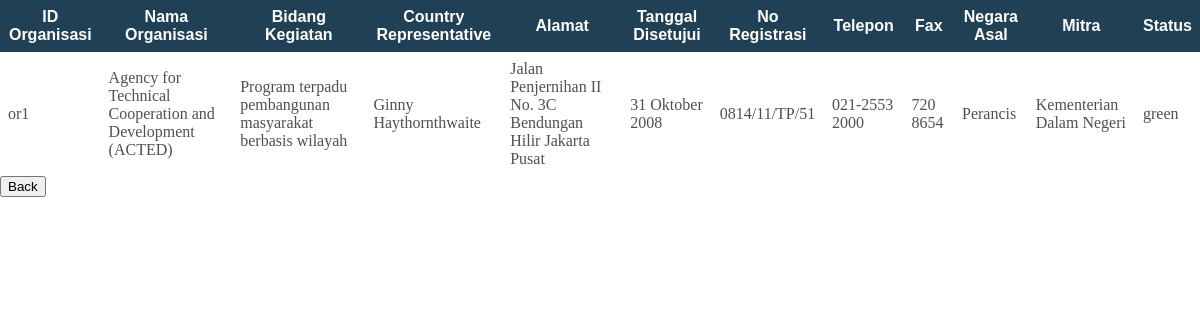
/detail.php?detail=or1, run on the app's committed database.
### tables this page shows
CREATE TABLE IF NOT EXISTS `tbl_ormas` (
  `id_ormas` varchar(5) NOT NULL,
  `nama_ormas` varchar(150) NOT NULL,
  `bidang_kegiatan` varchar(200) NOT NULL,
  `country_representative` varchar(50) NOT NULL,
  `alamat` varchar(200) NOT NULL,
  `tgl_disetujui` varchar(15) NOT NULL,
  `no_registrasi` varchar(15) NOT NULL,
  `telepon` varchar(15) NOT NULL,
  `fax` varchar(15) NOT NULL,
  `id_negara` varchar(5) NOT NULL,
  `id_mitra` varchar(5) NOT NULL,
  `id_status` varchar(5) NOT NULL
);

CREATE TABLE IF NOT EXISTS `tbl_negara` (
  `id_negara` varchar(5) NOT NULL,
  `nama_negara` varchar(30) NOT NULL
);

CREATE TABLE IF NOT EXISTS `tbl_kementerian` (
  `id_mitra` varchar(10) NOT NULL,
  `nama_kementerian` varchar(100) NOT NULL,
  `nama_menteri` varchar(100) NOT NULL
);

CREATE TABLE IF NOT EXISTS `tbl_status` (
  `id_status` varchar(5) NOT NULL,
  `nama_status` varchar(10) NOT NULL
);

### detail.php (the view, shortened to what this page needs)
<html>
<head>
	</head>
</html>
<?php
	$id=$_GET["detail"];
	$servername = "localhost";
	$username = "root";
	$password = "";
	$dbname = "db_ngo";
	$conn = new mysqli($servername, $username, $password, $dbname);
	$sql = "select * from tbl_ormas,tbl_kementerian,tbl_negara,tbl_status where id_ormas='$id'
	AND tbl_ormas.id_negara=tbl_negara.id_negara
	AND tbl_ormas.id_mitra=tbl_kementerian.id_mitra
	AND tbl_status.id_status=tbl_ormas.id_status";
	$result = $conn->query($sql);
		if ($result->num_rows > 0)
		{
		echo "<table id='myTable' align='center' margin-top='100'>
		<tr>
			<th>ID Organisasi</th>
			<th>Nama Organisasi</th>
			<th>Bidang Kegiatan</th>
			<th>Country Representative</th>
			<th>Alamat</th>
			<th>Tanggal Disetujui</th>
			<th>No Registrasi</th>
			<th>Telepon</th>
			<th>Fax</th>
			<th>Negara Asal</th>
			<th>Mitra</th>
			<th>Status</th>
		</tr>";
		while($row = $result->fetch_assoc())
		{
			echo "
				<tr>
					<td>".$row["id_ormas"]."</td>
					<td>".$row["nama_ormas"]."</td>
					<td>".$row["bidang_kegiatan"]."</td>
					<td>".$row["country_representative"]."</td>
					<td>".$row["alamat"]."</td>
					<td>".$row["tgl_disetujui"]."</td>
					<td>".$row["no_registrasi"]."</td>
					<td>".$row["telepon"]."</td>
					<td>".$row["fax"]."</td>
					<td>".$row["nama_negara"]."</td>
					<td>".$row["nama_kementerian"]."</td>
					<td>".$row["nama_status"]."</td>
				</tr>
			";
		}
		echo "</table>";
	}
	else
	{
		echo "0 results";
	}
?>
<html>
	<form>
	<input type="button" value="Back" onclick="window.location.href='index5.php'" />
	</form>
</html>

### detail.php (style rules this page uses)
html, body { height: 100%; margin: 0; padding: 0; }
* { box-sizing: border-box; }
table { border-collapse: collapse; font-family: Calibri; }
th, td { text-align: left; padding: 8px; }
tr:nth-child(even) { background-color: rgb(255,255,255); }
tr { background-color: rgb(220,220,220); }
th { background-color: rgb(32,64,86); color: white; font-family: Arial; position: relative; text-align: center; }

### data on the page
tbl_ormas: id_ormas "or1", nama_ormas "Agency for Technical Cooperation and Development (ACTED)", bidang_kegiatan "Program terpadu pembangunan masyarakat berbasis wilayah", country_representative "Ginny Haythornthwaite", alamat "Jalan Penjernihan II No. 3C Bendungan Hilir Jakarta Pusat", tgl_disetujui "31 Oktober 2008", no_registrasi "0814/11/TP/51", telepon "021-2553 2000", fax "720 8654", id_negara.nama_negara "Perancis", id_mitra.nama_kementerian "Kementerian Dalam Negeri", id_status.nama_status "green"
